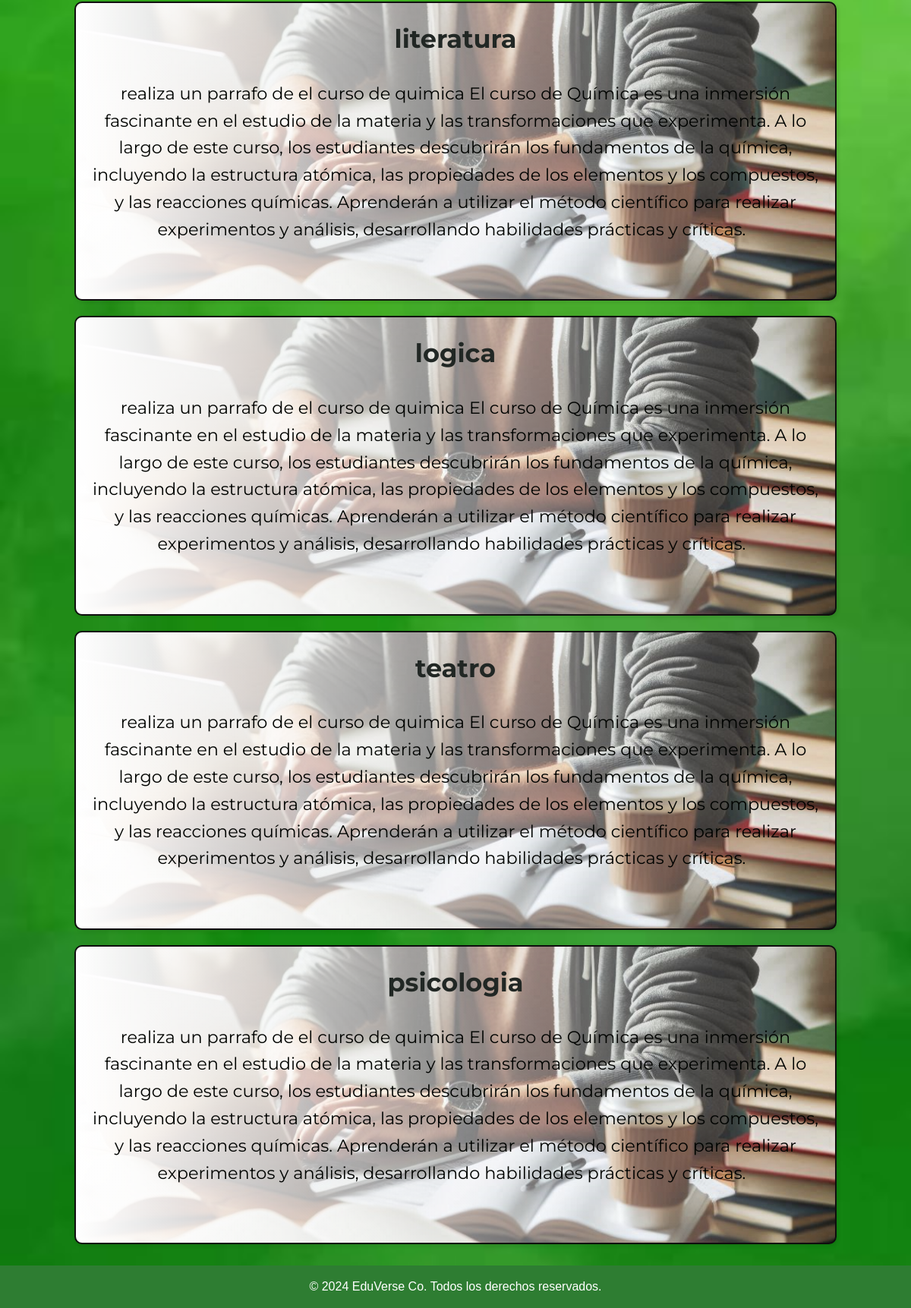
The app's page /ret (signed in, lower part), older data.
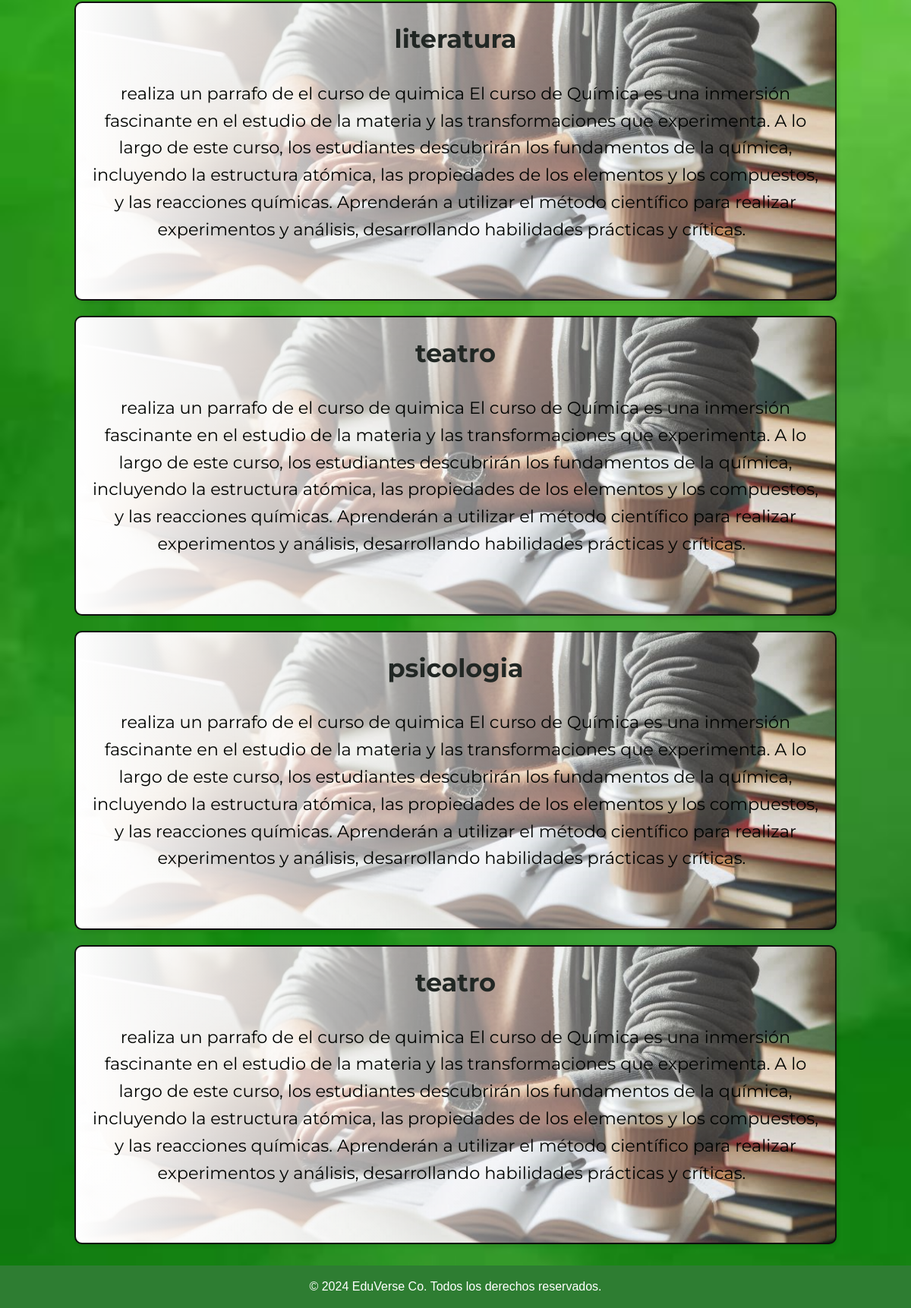
The same page, newer data.
### tables this page shows
CREATE TABLE curso(
            codigo INTEGER PRIMARY KEY,
            nombre TEXT NOT NULL,
            descripcion TEXT NOT NULL,
            ci_docente INTEGER NOT NULL,
            FOREIGN KEY(ci_docente) REFERENCES docente(carnet_doc)
            
        );

### app.py (the view)
@app.route("/ret")
@login_required
def ret():
    da=obtener_curso()
    return render_template('index.html',dacursos=da)

### app.py (called while the page is built)
def login_required(f):
    @wraps(f)
    def decorated_function(*args, **kwargs):
        if 'user_id' not in session:
            return redirect("/login")
        return f(*args, **kwargs)
    return decorated_function

def obtener_curso():
    conn = sqlite3.connect('kronos.db')
    cursor = conn.cursor()
    cursor.execute('SELECT codigo, nombre, descripcion,ci_docente FROM curso')
    datos = cursor.fetchall()
    conn.close()
    return datos

### templates/index.html (shortened to what this page needs)
{% extends "base.html" %}
{% block content %}
    <center>
      <body>
        {% for usuario in dacursos %}
        <div class="bloque-interactivo"onclick="location.href='{{ url_for('ver_dato', codigo=usuario[0]) }}'">
          <label>
            <h2>{{ usuario[1] }}</h2>
            {{ usuario[2] }}
          </label><br><br>
          </div>
        {% endfor %}
  </body>
    {% endblock %}

Row changes from the older to the newer data that the page shows:
removed curso: nombre "logica", descripcion "realiza un parrafo de el curso de quimica El curso de Química es una inmersión fascinante en el estudio de la materia y las transformaciones que experimenta. A lo largo de este curso, los estudiantes descubrirán los fundamentos de la química, incluyendo la estructura atómica, las propiedades de los elementos y los compuestos, y las reacciones químicas. Aprenderán a utilizar el método científico para realizar experimentos y análisis, desarrollando habilidades prácticas y críticas."
added curso: nombre "teatro", descripcion "realiza un parrafo de el curso de quimica El curso de Química es una inmersión fascinante en el estudio de la materia y las transformaciones que experimenta. A lo largo de este curso, los estudiantes descubrirán los fundamentos de la química, incluyendo la estructura atómica, las propiedades de los elementos y los compuestos, y las reacciones químicas. Aprenderán a utilizar el método científico para realizar experimentos y análisis, desarrollando habilidades prácticas y críticas."
